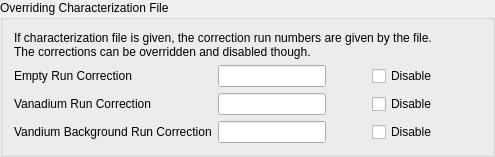
        <widget class="QGroupBox" name="geometry_options_groupbox">
         <property name="sizePolicy">
          <sizepolicy hsizetype="Expanding" vsizetype="Fixed">
           <horstretch>0</horstretch>
           <verstretch>0</verstretch>
          </sizepolicy>
         </property>
         <property name="minimumSize">
          <size>
           <width>0</width>
           <height>0</height>
          </size>
         </property>
         <property name="maximumSize">
          <size>
           <width>16777215</width>
           <height>16777215</height>
          </size>
         </property>
         <property name="title">
          <string>Overriding Characterization File</string>
         </property>
         <property name="alignment">
          <set>Qt::AlignLeading|Qt::AlignLeft|Qt::AlignTop</set>
         </property>
         <layout class="QVBoxLayout" name="verticalLayout_5">
          <item>
           <layout class="QHBoxLayout" name="mask_template_horiz_layout">
            <property name="spacing">
             <number>0</number>
            </property>
            <item>
             <widget class="QLabel" name="experiment_parameter_help">
              <property name="sizePolicy">
               <sizepolicy hsizetype="Preferred" vsizetype="Expanding">
                <horstretch>0</horstretch>
                <verstretch>0</verstretch>
               </sizepolicy>
              </property>
              <property name="minimumSize">
               <size>
                <width>150</width>
                <height>0</height>
               </size>
              </property>
              <property name="styleSheet">
               <string notr="true">font: italic 10pt &quot;Bitstream Charter&quot;;</string>
              </property>
              <property name="text">
               <string>If characterization file is given, the correction run numbers are given by the file. 
The corrections can be overridden and disabled though.</string>
              </property>
             </widget>
            </item>
           </layout>
          </item>
          <item>
           <layout class="QGridLayout" name="correction_gridlayout">
            <item row="0" column="3">
             <widget class="QCheckBox" name="disablebkgdcorr_chkbox">
              <property name="toolTip">
               <string>&lt;html&gt;&lt;head/&gt;&lt;body&gt;&lt;p&gt;Disable empty/background correction.&lt;/p&gt;&lt;/body&gt;&lt;/html&gt;</string>
              </property>
              <property name="statusTip">
               <string>Select to set the detector distance offset.</string>
              </property>
              <property name="whatsThis">
               <string/>
              </property>
              <property name="text">
               <string>Disable</string>
              </property>
             </widget>
            </item>
            <item row="1" column="3">
             <widget class="QCheckBox" name="disablevancorr_chkbox">
              <property name="toolTip">
               <string>&lt;html&gt;&lt;head/&gt;&lt;body&gt;&lt;p&gt;Disable vanadium correction.&lt;/p&gt;&lt;/body&gt;&lt;/html&gt;</string>
              </property>
              <property name="statusTip">
               <string>Select to force the sample-detector distance.</string>
              </property>
              <property name="text">
               <string>Disable</string>
              </property>
             </widget>
            </item>
            <item row="2" column="3">
             <widget class="QCheckBox" name="disablevanbkgdcorr_chkbox">
              <property name="toolTip">
               <string>&lt;html&gt;&lt;head/&gt;&lt;body&gt;&lt;p&gt;Disable vanadium background correction.&lt;/p&gt;&lt;/body&gt;&lt;/html&gt;</string>
              </property>
              <property name="text">
               <string>Disable </string>
              </property>
             </widget>
            </item>
            <item row="1" column="1">
             <widget class="QLineEdit" name="vanrun_edit">
              <property name="sizePolicy">
               <sizepolicy hsizetype="Expanding" vsizetype="Fixed">
                <horstretch>0</horstretch>
                <verstretch>0</verstretch>
               </sizepolicy>
              </property>
              <property name="minimumSize">
               <size>
                <width>80</width>
                <height>0</height>
               </size>
              </property>
              <property name="maximumSize">
               <size>
                <width>200</width>
                <height>16777215</height>
               </size>
              </property>
              <property name="toolTip">
               <string>&lt;html&gt;&lt;head/&gt;&lt;body&gt;&lt;p&gt;Enter vanadium run number.&lt;/p&gt;&lt;/body&gt;&lt;/html&gt;</string>
              </property>
              <property name="statusTip">
               <string>Enter the value of the sample-to-detector distance in mm.</string>
              </property>
             </widget>
            </item>
            <item row="0" column="4">
             <spacer name="horizontalSpacer_5">
              <property name="orientation">
               <enum>Qt::Horizontal</enum>
              </property>
              <property name="sizeHint" stdset="0">
               <size>
                <width>40</width>
                <height>20</height>
               </size>
              </property>
             </spacer>
            </item>
            <item row="0" column="1">
             <widget class="QLineEdit" name="emptyrun_edit">
              <property name="minimumSize">
               <size>
                <width>80</width>
                <height>0</height>
               </size>
              </property>
              <property name="maximumSize">
               <size>
                <width>200</width>
                <height>16777215</height>
               </size>
              </property>
              <property name="toolTip">
               <string>&lt;html&gt;&lt;head/&gt;&lt;body&gt;&lt;p&gt;Enter empty (background) run number.&lt;/p&gt;&lt;/body&gt;&lt;/html&gt;</string>
              </property>
              <property name="statusTip">
               <string>Enter the detector distance offset in mm.</string>
              </property>
             </widget>
            </item>
            <item row="0" column="0">
             <widget class="QLabel" name="label_5">
              <property name="sizePolicy">
               <sizepolicy hsizetype="Fixed" vsizetype="Preferred">
                <horstretch>0</horstretch>
                <verstretch>0</verstretch>
               </sizepolicy>
              </property>
              <property name="toolTip">
               <string>&lt;html&gt;&lt;head/&gt;&lt;body&gt;&lt;p&gt;Empty (background) run to correct diffraction data. &lt;/p&gt;&lt;/body&gt;&lt;/html&gt;</string>
              </property>
              <property name="text">
               <string>Empty Run Correction</string>
              </property>
             </widget>
            </item>
            <item row="2" column="0">
             <widget class="QLabel" name="label_11">
              <property name="toolTip">
               <string>&lt;html&gt;&lt;head/&gt;&lt;body&gt;&lt;p&gt;Vanadium background run to correct diffraction data. &lt;/p&gt;&lt;/body&gt;&lt;/html&gt;</string>
              </property>
              <property name="text">
               <string>Vandium Background Run Correction</string>
              </property>
             </widget>
            </item>
            <item row="1" column="0">
             <widget class="QLabel" name="label_10">
              <property name="toolTip">
               <string>&lt;html&gt;&lt;head/&gt;&lt;body&gt;&lt;p&gt;Vanadium run to correct diffraction data. &lt;/p&gt;&lt;/body&gt;&lt;/html&gt;</string>
              </property>
              <property name="text">
               <string>Vanadium Run Correction</string>
              </property>
             </widget>
            </item>
            <item row="0" column="2">
             <spacer name="horizontalSpacer_6">
              <property name="orientation">
               <enum>Qt::Horizontal</enum>
              </property>
              <property name="sizeType">
               <enum>QSizePolicy::Fixed</enum>
              </property>
              <property name="sizeHint" stdset="0">
               <size>
                <width>40</width>
                <height>20</height>
               </size>
              </property>
             </spacer>
            </item>
            <item row="2" column="1">
             <widget class="QLineEdit" name="vanbkgdrun_edit">
              <property name="maximumSize">
               <size>
                <width>200</width>
                <height>16777215</height>
               </size>
              </property>
              <property name="toolTip">
               <string>&lt;html&gt;&lt;head/&gt;&lt;body&gt;&lt;p&gt;Enter vanadium background run number.&lt;/p&gt;&lt;/body&gt;&lt;/html&gt;</string>
              </property>
             </widget>
            </item>
           </layout>
          </item>
         </layout>
        </widget>
